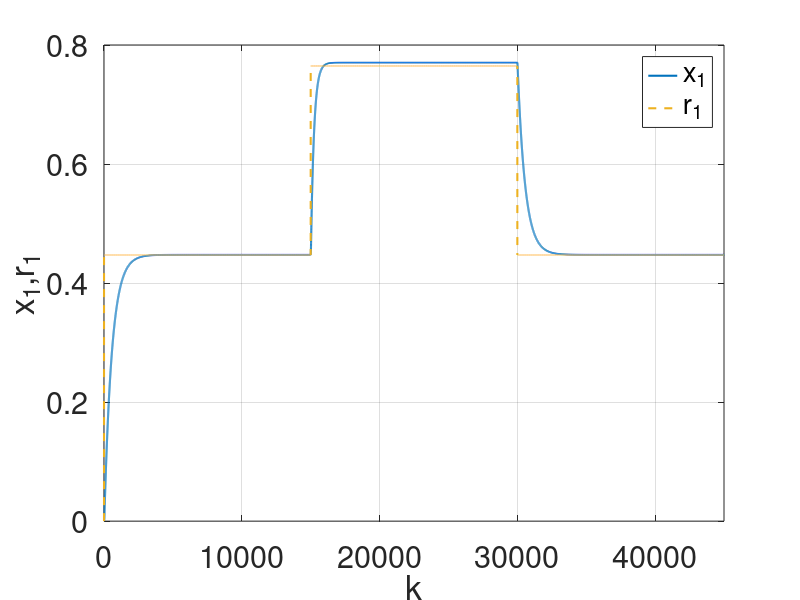
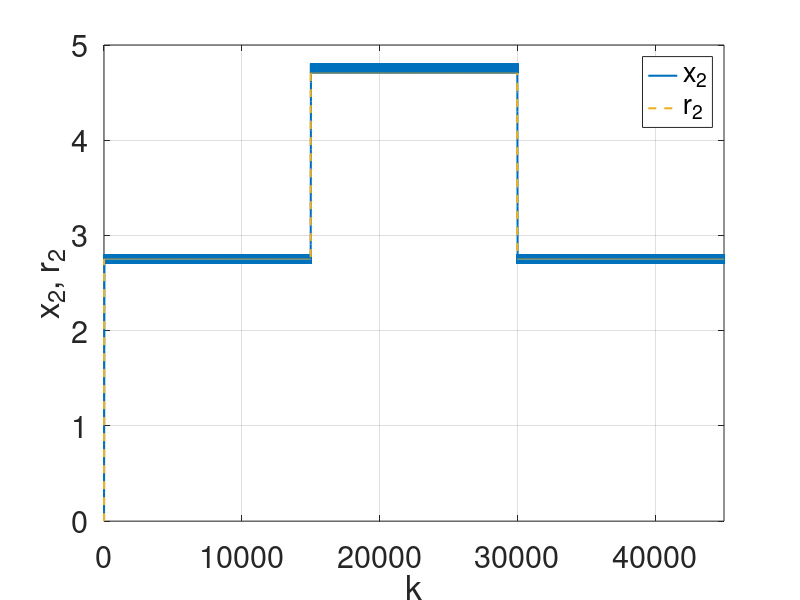

The MATLAB script that drew these images, in order: (Note: this script raises an error after producing the figures.)
x(1)=0.;
t(1)=0;
y(1)=0.;
n=45000;
tmax=45;
dt=tmax/n;
Q=10;
R=0.01;
m(1)=1;
alpha=1;
betta=100;
lambda=0.3;
gamma=20;
B=1;
Da=0.072;
r1(1)=0.;
r2(1)=0.;
e1(1)=x(1)-r1(1);
e2(1)=y(1)-r2(1);
u(1)=0;
% ==========================
diary("matlab_output.log")
x(1)=0; y(1)=0; t(1)=0; e1(1)=0; e2(1)=0; m(1)=1;
tic
for i=1:n-1,

m(i+1)=m(i)+1;

g1(i)=0;
g2(i)=lambda;

f1(i)=x(i)+dt*(-alpha*x(i)+Da*(1-x(i))*exp(y(i)/(1+y(i)/gamma)));
f2(i)=y(i)+dt*(-alpha*y(i)+B*Da*(1-x(i))*exp(y(i)/(1+y(i)/gamma)));


t(i+1)=t(i)+dt;

   if 0<=t(i+1) & t(i+1)<=15
    r1(i+1)=0.4472;
    elseif 15<t(i+1) & t(i+1)<30
    r1(i+1)=0.7646;
    elseif 30<=t(i+1) & t(i+1)<tmax
    r1(i+1)=0.4472;
    end

   if 0<=t(i+1) & t(i+1)<=15
    r2(i+1)=2.752;
    elseif 15<t(i+1) & t(i+1)<30
    r2(i+1)=4.7052;
    elseif 30<=t(i+1) & t(i+1)<tmax
    r2(i+1)=2.752;
   end

if (y(i)-r2(i))>0
S(i)=1;
elseif (y(i)-r2(i))<0
S(i)=-1;
else
S(i)=0;
end

u1(i)=0;
u2(i)=-1/g2(i)*(-betta*S(i)+r2(i+1)-r2(i)-f2(i));

x(i+1)=f1(i);
y(i+1)=y(i)+dt*(-betta*S(i)+r2(i+1)-r2(i));

%x(i+1)=r1(i+1);
%y(i+1)=r2(i+1);

e1(i+1)=x(i+1)-r1(i+1);
e2(i+1)=y(i+1)-r2(i+1);

end;
toc
diary off;
figure(1)
plot(1:n,x,'-','Color',[0,0.447,0.741],'LineWidth',1.5)
hold on
plot(1:n,r1,'--','Color',[0.929,0.694,0.125],'LineWidth',1.5)
hold off
axis([0 n 0 0.8])
legend('x_1','r_1')
grid
ylabel('x_1,r_1')
xlabel('k')

set(gca,'FontSize',22)

figure(2)
plot(1:n,y,'-','Color',[0,0.447,0.741],'LineWidth',1.5)
hold on
plot(1:n,r2,'--','Color',[0.929,0.694,0.125],'LineWidth',1.5)
hold off
axis([0 n 0 5])
ylabel('x_2, r_2')
legend('x_2','r_2')
xlabel('k')

grid
set(gca,'FontSize',22)

exportgraphics(figure(1), '/Users/Apple/work/tracking-control-network/research-vault/Research Journal/Paper/figures/images/matlab_fig2a_x1_r1.png', 'Resolution', 300);
exportgraphics(figure(2), '/Users/Apple/work/tracking-control-network/research-vault/Research Journal/Paper/figures/images/matlab_fig2a_x2_r2.png', 'Resolution', 300);
writematrix([t', x', y', r1', r2', e1', e2'], 'cstr_state_tracking_reference.csv');
clear all;
